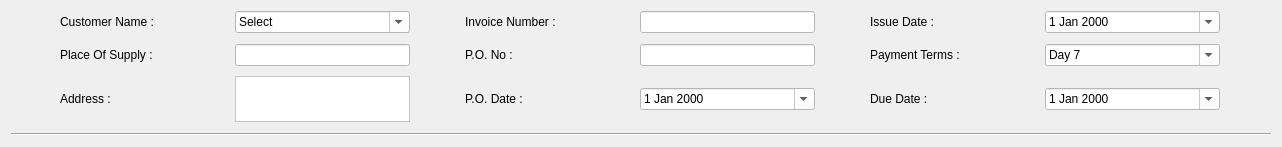
   <widget class="QWidget" name="layoutWidget">
    <property name="geometry">
     <rect>
      <x>10</x>
      <y>30</y>
      <width>1262</width>
      <height>147</height>
     </rect>
    </property>
    <layout class="QVBoxLayout" name="verticalLayout">
     <item>
      <layout class="QHBoxLayout" name="horizontalLayout">
       <item>
        <widget class="QLabel" name="cust_name_lbl">
         <property name="minimumSize">
          <size>
           <width>120</width>
           <height>0</height>
          </size>
         </property>
         <property name="maximumSize">
          <size>
           <width>120</width>
           <height>16777215</height>
          </size>
         </property>
         <property name="font">
          <font>
           <pointsize>9</pointsize>
          </font>
         </property>
         <property name="text">
          <string>Customer Name : </string>
         </property>
        </widget>
       </item>
       <item>
        <widget class="QComboBox" name="cust_name_cmb">
         <property name="minimumSize">
          <size>
           <width>175</width>
           <height>0</height>
          </size>
         </property>
         <property name="maximumSize">
          <size>
           <width>175</width>
           <height>16777215</height>
          </size>
         </property>
         <property name="font">
          <font>
           <pointsize>9</pointsize>
          </font>
         </property>
         <property name="styleSheet">
          <string notr="true">background-color:white;</string>
         </property>
         <property name="editable">
          <bool>true</bool>
         </property>
         <item>
          <property name="text">
           <string>Select</string>
          </property>
         </item>
        </widget>
       </item>
       <item>
        <widget class="QLabel" name="invoice_no_lbl">
         <property name="minimumSize">
          <size>
           <width>120</width>
           <height>0</height>
          </size>
         </property>
         <property name="maximumSize">
          <size>
           <width>120</width>
           <height>16777215</height>
          </size>
         </property>
         <property name="font">
          <font>
           <pointsize>9</pointsize>
          </font>
         </property>
         <property name="text">
          <string>Invoice Number : </string>
         </property>
        </widget>
       </item>
       <item>
        <widget class="QLineEdit" name="invoice_no_le">
         <property name="minimumSize">
          <size>
           <width>175</width>
           <height>0</height>
          </size>
         </property>
         <property name="maximumSize">
          <size>
           <width>175</width>
           <height>16777215</height>
          </size>
         </property>
         <property name="font">
          <font>
           <pointsize>9</pointsize>
          </font>
         </property>
         <property name="styleSheet">
          <string notr="true">background-color:white;</string>
         </property>
        </widget>
       </item>
       <item>
        <widget class="QLabel" name="issue_date_lbl">
         <property name="minimumSize">
          <size>
           <width>120</width>
           <height>0</height>
          </size>
         </property>
         <property name="maximumSize">
          <size>
           <width>120</width>
           <height>16777215</height>
          </size>
         </property>
         <property name="font">
          <font>
           <pointsize>9</pointsize>
          </font>
         </property>
         <property name="text">
          <string>Issue Date : </string>
         </property>
        </widget>
       </item>
       <item>
        <widget class="QDateEdit" name="issue_date_dateedit">
         <property name="minimumSize">
          <size>
           <width>175</width>
           <height>0</height>
          </size>
         </property>
         <property name="maximumSize">
          <size>
           <width>175</width>
           <height>16777215</height>
          </size>
         </property>
         <property name="font">
          <font>
           <pointsize>9</pointsize>
          </font>
         </property>
         <property name="styleSheet">
          <string notr="true">background-color:white;</string>
         </property>
         <property name="calendarPopup">
          <bool>true</bool>
         </property>
        </widget>
       </item>
      </layout>
     </item>
     <item>
      <spacer name="verticalSpacer_2">
       <property name="orientation">
        <enum>Qt::Vertical</enum>
       </property>
       <property name="sizeHint" stdset="0">
        <size>
         <width>20</width>
         <height>40</height>
        </size>
       </property>
      </spacer>
     </item>
     <item>
      <layout class="QHBoxLayout" name="horizontalLayout_2">
       <item>
        <widget class="QLabel" name="place_lbl">
         <property name="minimumSize">
          <size>
           <width>120</width>
           <height>0</height>
          </size>
         </property>
         <property name="maximumSize">
          <size>
           <width>120</width>
           <height>16777215</height>
          </size>
         </property>
         <property name="font">
          <font>
           <pointsize>9</pointsize>
          </font>
         </property>
         <property name="text">
          <string>Place Of Supply : </string>
         </property>
        </widget>
       </item>
       <item>
        <widget class="QLineEdit" name="place_le">
         <property name="minimumSize">
          <size>
           <width>175</width>
           <height>0</height>
          </size>
         </property>
         <property name="maximumSize">
          <size>
           <width>175</width>
           <height>16777215</height>
          </size>
         </property>
         <property name="font">
          <font>
           <pointsize>9</pointsize>
          </font>
         </property>
         <property name="styleSheet">
          <string notr="true">background-color:white;</string>
         </property>
        </widget>
       </item>
       <item>
        <widget class="QLabel" name="po_no_lbl">
         <property name="minimumSize">
          <size>
           <width>120</width>
           <height>0</height>
          </size>
         </property>
         <property name="maximumSize">
          <size>
           <width>120</width>
           <height>16777215</height>
          </size>
         </property>
         <property name="font">
          <font>
           <pointsize>9</pointsize>
          </font>
         </property>
         <property name="text">
          <string>P.O. No : </string>
         </property>
        </widget>
       </item>
       <item>
        <widget class="QLineEdit" name="po_no_le">
         <property name="minimumSize">
          <size>
           <width>175</width>
           <height>0</height>
          </size>
         </property>
         <property name="maximumSize">
          <size>
           <width>175</width>
           <height>16777215</height>
          </size>
         </property>
         <property name="font">
          <font>
           <pointsize>9</pointsize>
          </font>
         </property>
         <property name="styleSheet">
          <string notr="true">background-color:white;</string>
         </property>
        </widget>
       </item>
       <item>
        <widget class="QLabel" name="payment_terms_lbl">
         <property name="minimumSize">
          <size>
           <width>120</width>
           <height>0</height>
          </size>
         </property>
         <property name="maximumSize">
          <size>
           <width>120</width>
           <height>16777215</height>
          </size>
         </property>
         <property name="font">
          <font>
           <pointsize>9</pointsize>
          </font>
         </property>
         <property name="text">
          <string>Payment Terms : </string>
         </property>
        </widget>
       </item>
       <item>
        <widget class="QComboBox" name="payment_terms_cmb">
         <property name="minimumSize">
          <size>
           <width>175</width>
           <height>0</height>
          </size>
         </property>
         <property name="maximumSize">
          <size>
           <width>175</width>
           <height>16777215</height>
          </size>
         </property>
         <property name="font">
          <font>
           <pointsize>9</pointsize>
          </font>
         </property>
         <property name="styleSheet">
          <string notr="true">background-color:white;</string>
         </property>
         <property name="editable">
          <bool>true</bool>
         </property>
         <item>
          <property name="text">
           <string>Day 7</string>
          </property>
         </item>
         <item>
          <property name="text">
           <string>Day 15</string>
          </property>
         </item>
         <item>
          <property name="text">
           <string>Day 30</string>
          </property>
         </item>
         <item>
          <property name="text">
           <string>Day 60</string>
          </property>
         </item>
        </widget>
       </item>
      </layout>
     </item>
     <item>
      <spacer name="verticalSpacer_3">
       <property name="orientation">
        <enum>Qt::Vertical</enum>
       </property>
       <property name="sizeHint" stdset="0">
        <size>
         <width>20</width>
         <height>40</height>
        </size>
       </property>
      </spacer>
     </item>
     <item>
      <layout class="QHBoxLayout" name="horizontalLayout_3">
       <item>
        <widget class="QLabel" name="address_lbl">
         <property name="minimumSize">
          <size>
           <width>120</width>
           <height>0</height>
          </size>
         </property>
         <property name="maximumSize">
          <size>
           <width>120</width>
           <height>16777215</height>
          </size>
         </property>
         <property name="font">
          <font>
           <pointsize>9</pointsize>
          </font>
         </property>
         <property name="text">
          <string>Address : </string>
         </property>
        </widget>
       </item>
       <item>
        <widget class="QTextEdit" name="address_te">
         <property name="minimumSize">
          <size>
           <width>175</width>
           <height>46</height>
          </size>
         </property>
         <property name="maximumSize">
          <size>
           <width>175</width>
           <height>46</height>
          </size>
         </property>
         <property name="font">
          <font>
           <pointsize>9</pointsize>
          </font>
         </property>
         <property name="styleSheet">
          <string notr="true">background-color:white;</string>
         </property>
        </widget>
       </item>
       <item>
        <widget class="QLabel" name="po_date_lbl">
         <property name="minimumSize">
          <size>
           <width>120</width>
           <height>0</height>
          </size>
         </property>
         <property name="maximumSize">
          <size>
           <width>120</width>
           <height>16777215</height>
          </size>
         </property>
         <property name="font">
          <font>
           <pointsize>9</pointsize>
          </font>
         </property>
         <property name="text">
          <string>P.O. Date : </string>
         </property>
        </widget>
       </item>
       <item>
        <widget class="QDateEdit" name="po_date_dateedit">
         <property name="minimumSize">
          <size>
           <width>175</width>
           <height>0</height>
          </size>
         </property>
         <property name="maximumSize">
          <size>
           <width>175</width>
           <height>16777215</height>
          </size>
         </property>
         <property name="font">
          <font>
           <pointsize>9</pointsize>
          </font>
         </property>
         <property name="styleSheet">
          <string notr="true">background-color:white;</string>
         </property>
         <property name="calendarPopup">
          <bool>true</bool>
         </property>
        </widget>
       </item>
       <item>
        <widget class="QLabel" name="due_date_lbl">
         <property name="minimumSize">
          <size>
           <width>120</width>
           <height>0</height>
          </size>
         </property>
         <property name="maximumSize">
          <size>
           <width>120</width>
           <height>16777215</height>
          </size>
         </property>
         <property name="font">
          <font>
           <pointsize>9</pointsize>
          </font>
         </property>
         <property name="text">
          <string>Due Date : </string>
         </property>
        </widget>
       </item>
       <item>
        <widget class="QDateEdit" name="due_date_dateedit">
         <property name="minimumSize">
          <size>
           <width>175</width>
           <height>0</height>
          </size>
         </property>
         <property name="maximumSize">
          <size>
           <width>175</width>
           <height>16777215</height>
          </size>
         </property>
         <property name="font">
          <font>
           <pointsize>9</pointsize>
          </font>
         </property>
         <property name="styleSheet">
          <string notr="true">background-color:white;</string>
         </property>
         <property name="calendarPopup">
          <bool>true</bool>
         </property>
        </widget>
       </item>
      </layout>
     </item>
     <item>
      <spacer name="verticalSpacer">
       <property name="orientation">
        <enum>Qt::Vertical</enum>
       </property>
       <property name="sizeHint" stdset="0">
        <size>
         <width>20</width>
         <height>40</height>
        </size>
       </property>
      </spacer>
     </item>
     <item>
      <widget class="Line" name="line">
       <property name="minimumSize">
        <size>
         <width>1260</width>
         <height>0</height>
        </size>
       </property>
       <property name="maximumSize">
        <size>
         <width>1260</width>
         <height>16777215</height>
        </size>
       </property>
       <property name="orientation">
        <enum>Qt::Horizontal</enum>
       </property>
      </widget>
     </item>
    </layout>
   </widget>
